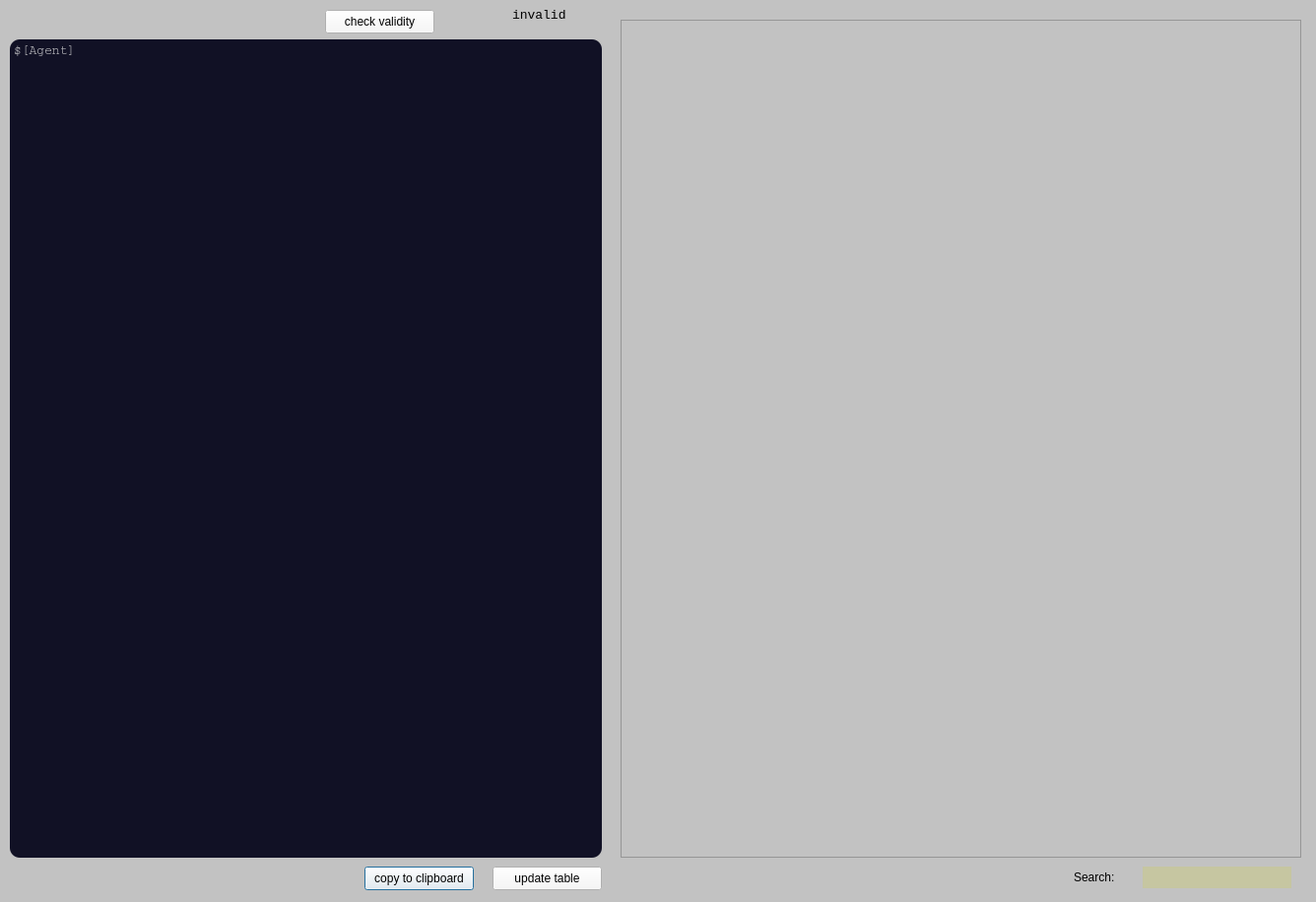
<?xml version="1.0" encoding="UTF-8"?>
<ui version="4.0">
 <class>Dialog</class>
 <widget class="QDialog" name="Dialog">
  <property name="windowModality">
   <enum>Qt::NonModal</enum>
  </property>
  <property name="geometry">
   <rect>
    <x>0</x>
    <y>0</y>
    <width>1336</width>
    <height>916</height>
   </rect>
  </property>
  <property name="windowTitle">
   <string>Settings</string>
  </property>
  <property name="styleSheet">
   <string notr="true">background-color:rgb(194, 194, 194)</string>
  </property>
  <widget class="QPlainTextEdit" name="textEdit">
   <property name="geometry">
    <rect>
     <x>10</x>
     <y>40</y>
     <width>601</width>
     <height>831</height>
    </rect>
   </property>
   <property name="font">
    <font>
     <family>Courier</family>
     <pointsize>10</pointsize>
    </font>
   </property>
   <property name="styleSheet">
    <string notr="true">background-color: rgb(17, 17, 37);
color: rgb(186, 186, 190);
border-radius:10px;</string>
   </property>
   <property name="verticalScrollBarPolicy">
    <enum>Qt::ScrollBarAlwaysOff</enum>
   </property>
   <property name="horizontalScrollBarPolicy">
    <enum>Qt::ScrollBarAsNeeded</enum>
   </property>
   <property name="lineWrapMode">
    <enum>QPlainTextEdit::NoWrap</enum>
   </property>
   <property name="plainText">
    <string>$[Agent]</string>
   </property>
   <property name="tabStopWidth">
    <number>30</number>
   </property>
  </widget>
  <widget class="QLabel" name="validLabel">
   <property name="geometry">
    <rect>
     <x>520</x>
     <y>0</y>
     <width>91</width>
     <height>31</height>
    </rect>
   </property>
   <property name="font">
    <font>
     <family>Consolas</family>
     <pointsize>10</pointsize>
    </font>
   </property>
   <property name="autoFillBackground">
    <bool>false</bool>
   </property>
   <property name="text">
    <string>invalid</string>
   </property>
  </widget>
  <widget class="QPushButton" name="pushButton">
   <property name="geometry">
    <rect>
     <x>370</x>
     <y>880</y>
     <width>111</width>
     <height>24</height>
    </rect>
   </property>
   <property name="styleSheet">
    <string notr="true">background-color: rgb(247, 247, 247);</string>
   </property>
   <property name="text">
    <string>copy to clipboard</string>
   </property>
  </widget>
  <widget class="QTableView" name="tableView">
   <property name="geometry">
    <rect>
     <x>630</x>
     <y>20</y>
     <width>691</width>
     <height>851</height>
    </rect>
   </property>
   <property name="sizePolicy">
    <sizepolicy hsizetype="Fixed" vsizetype="Fixed">
     <horstretch>0</horstretch>
     <verstretch>0</verstretch>
    </sizepolicy>
   </property>
   <property name="gridStyle">
    <enum>Qt::DotLine</enum>
   </property>
   <property name="sortingEnabled">
    <bool>false</bool>
   </property>
   <attribute name="horizontalHeaderMinimumSectionSize">
    <number>60</number>
   </attribute>
   <attribute name="horizontalHeaderDefaultSectionSize">
    <number>200</number>
   </attribute>
   <attribute name="horizontalHeaderStretchLastSection">
    <bool>true</bool>
   </attribute>
  </widget>
  <widget class="QLineEdit" name="searchEdit">
   <property name="geometry">
    <rect>
     <x>1160</x>
     <y>880</y>
     <width>151</width>
     <height>22</height>
    </rect>
   </property>
   <property name="styleSheet">
    <string notr="true">background-color: rgb(198, 198, 161);</string>
   </property>
   <property name="frame">
    <bool>false</bool>
   </property>
  </widget>
  <widget class="QLabel" name="label">
   <property name="geometry">
    <rect>
     <x>1090</x>
     <y>880</y>
     <width>55</width>
     <height>21</height>
    </rect>
   </property>
   <property name="text">
    <string>Search:</string>
   </property>
  </widget>
  <widget class="QPushButton" name="tableBtn">
   <property name="geometry">
    <rect>
     <x>500</x>
     <y>880</y>
     <width>111</width>
     <height>24</height>
    </rect>
   </property>
   <property name="styleSheet">
    <string notr="true">background-color: rgb(247, 247, 247);</string>
   </property>
   <property name="text">
    <string>update table</string>
   </property>
  </widget>
  <widget class="QPushButton" name="btnValid">
   <property name="geometry">
    <rect>
     <x>330</x>
     <y>10</y>
     <width>111</width>
     <height>24</height>
    </rect>
   </property>
   <property name="styleSheet">
    <string notr="true">background-color: rgb(247, 247, 247);</string>
   </property>
   <property name="text">
    <string>check validity</string>
   </property>
  </widget>
 </widget>
 <resources/>
 <connections/>
</ui>
